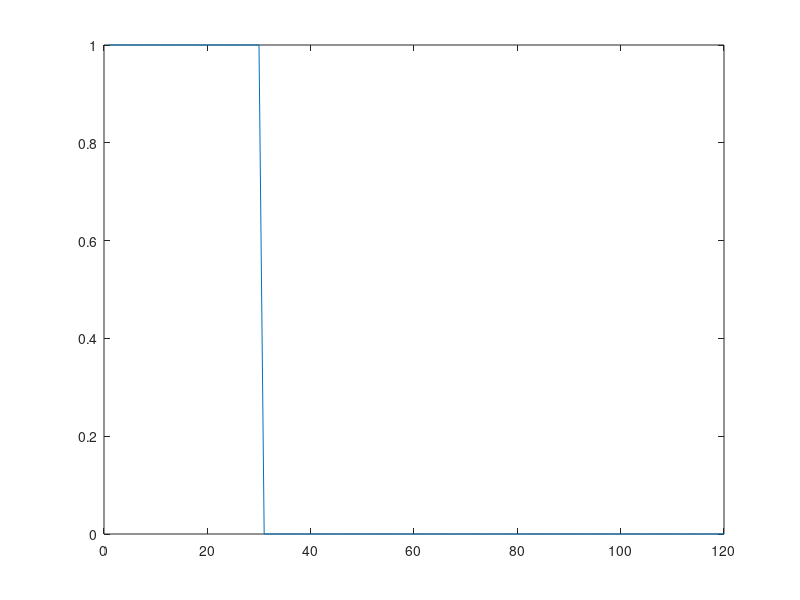

The MATLAB script that drew this image: (Note: this script raises an error after producing the figure.)
%script
% 
%AUTHOR:  Wandell
%DATE:    05.26.95
%PURPOSE:
%  Create a set of images of moving rings presented through an expanding
% envelope.  The envelope and the rings can be moving at different speeds
% and have different spatial frequencies.
%

% Set up the envelope that we will see through for the flickering
% checks.  It has 3 cycles around the circle in this case.
%
nx = 120; ny = 120; envResolution = 120;
envSteps = [0: (envResolution-1)]/(envResolution-1);
envFreq = 1;

envFunc = [zeros(size(envSteps))];
on = length(envSteps)/4;
envFunc(1:on) = ones(1,on);
plot(envFunc)

% 
% envFunc = scale(square(2*pi*envFreq*envSteps),0,1); 
env = wedgeWindow(envFunc,nx,ny,envResolution/envFreq,1);

% colormap(gray(2));
% displayMovie(env+1,nx,ny, envResolution/envFreq,1,1);

% Define the radial function for the checks
%
radStep = 0;
radFreq = 4;
radFunc = square(2*pi*radFreq*envSteps);

% Define the angular function for the checks
angFreq = 6;
angStep = 0;
angFunc = square(2*pi*angFreq*envSteps);

checks = polarChecks([nx, ny, envResolution/envFreq], ...
			radFunc,radStep,angFunc,angStep);
% displayMovie(checks+1,nx,ny, envResolution/envFreq,1,1);

s = zeros(size(checks));
for ii=1:2:envResolution/envFreq
   s(:,ii) = checks(:,ii) .* env(:,ii);
   s(:,ii+1) = checks(:,i+1) .* env(:,ii);
end
% colormap(gray(2)), displayMovie(s+1,nx,ny, envResolution/envFreq,1,.1); 

% changeDir('/home/brian/slides/mri/Stimuli/Wedge');
% mp = gray(3);
% for ii = 1:30:120
%  X = reshape(s(:,ii) + 2,nx,ny);
%  fname = sprintf('wedge%.0f.tif',ii);
%  imwrite(X,mp,fname,'tif');
% end
% unix('xv wedge*.tif & ');

fixWidth = 3;
backColor = 0;
fixColor = 1;
for i=1:size(s,2)
  tmp = insertFixation(reshape(s(:,i),nx,ny),fixColor,backColor,fixWidth);
  s(:,i) = tmp(:);
end
s = scale(s,1,254);

bitimage=zerobitimage([nx,ny],size(s,2));
for i=1:size(s,2)
    InsertBitImage255(reshape(s(:,i),nx,ny),bitimage,i);
end
m = nx, n = ny, nimages = size(s,2);

estr = ['save ''/home/engel/mac/stimuli/rotWedges',... 
		num2str(envFreq),''' bitimage m n nimages'];
eval(estr);
 


